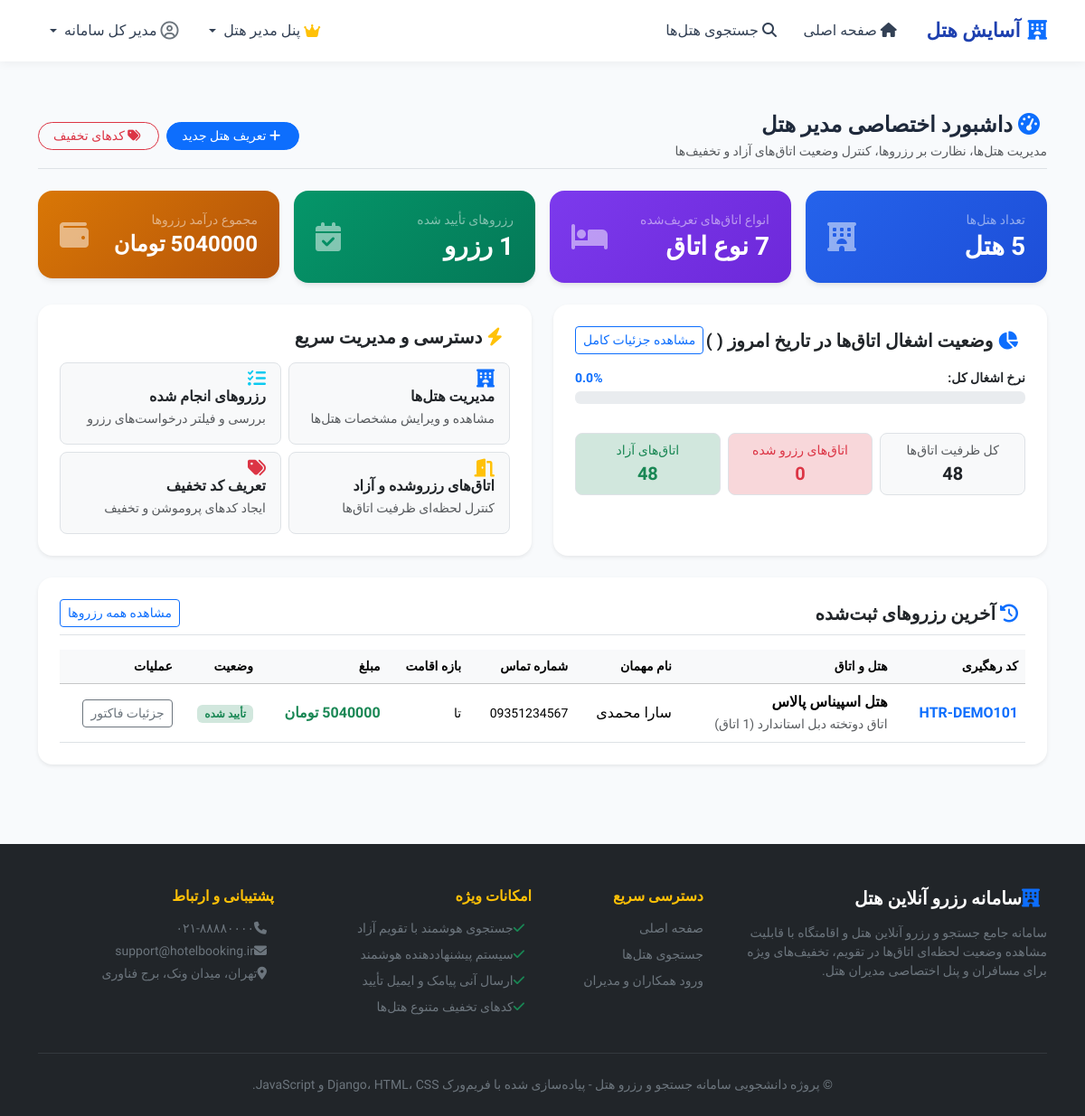
Before: /bookings/manager/ (signed in) with the older database file.
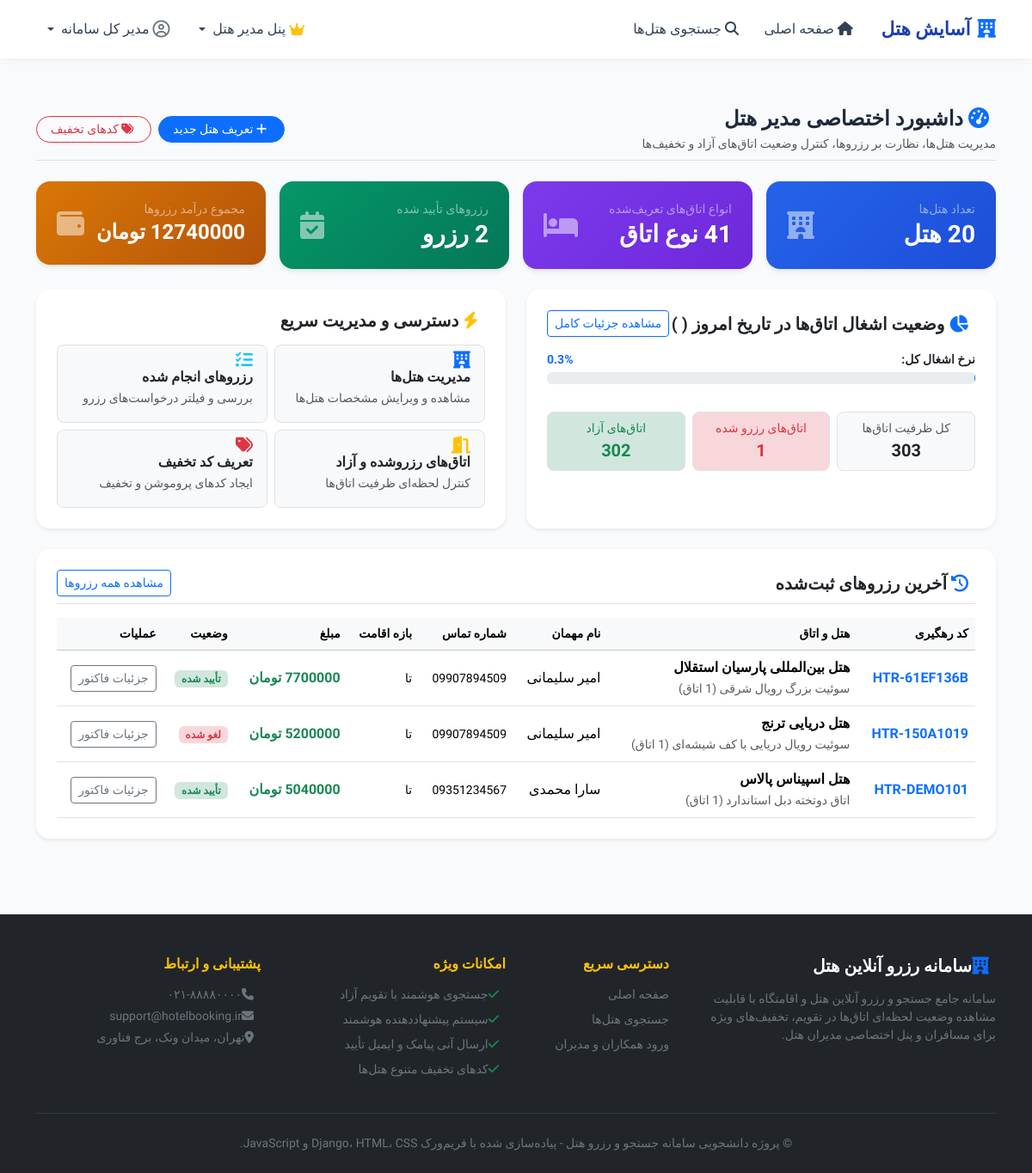
After: the same page with the newer database file.
### bookings/models.py (models this page shows, shortened)
class Booking(models.Model):
    STATUS_CHOICES = (
        ('confirmed', 'تأیید شده'),
        ('cancelled', 'لغو شده'),
        ('completed', 'به پایان رسیده'),
    )
    tracking_code = models.CharField(
        max_length=20,
        unique=True,
        editable=False,
        verbose_name="کد رهگیری رزرو"
    )
    user = models.ForeignKey(
        settings.AUTH_USER_MODEL,
        on_delete=models.CASCADE,
        related_name='bookings',
        verbose_name="کاربر رزرو کننده"
    )
    room_type = models.ForeignKey(
        RoomType,
        on_delete=models.CASCADE,
        related_name='bookings',
        verbose_name="نوع اتاق"
    )
    rooms_count = models.PositiveIntegerField(
        default=1,
        verbose_name="تعداد اتاق درخواستی"
    )
    check_in = models.DateField(verbose_name="تاریخ ورود")
    check_out = models.DateField(verbose_name="تاریخ خروج")
    guest_name = models.CharField(max_length=150, verbose_name="نام و نام خانوادگی مهمان اصلی")
    guest_phone = models.CharField(max_length=20, verbose_name="تلفن همراه مهمان")
    guest_national_id = models.CharField(max_length=20, blank=True, null=True, verbose_name="کد ملی مهمان")
    special_requests = models.TextField(blank=True, null=True, verbose_name="درخواست‌های ویژه")
    nights_count = models.PositiveIntegerField(default=1, verbose_name="تعداد شب‌ها")
    price_per_night = models.DecimalField(max_digits=12, decimal_places=0, verbose_name="قیمت هر شب")
    total_price = models.DecimalField(max_digits=12, decimal_places=0, verbose_name="مبلغ پایه (کل)")
    discount_code = models.ForeignKey(
        DiscountCode,
        on_delete=models.SET_NULL,
        null=True,
        blank=True,
        related_name='bookings',
        verbose_name="کد تخفیف استفاده شده"
    )
    discount_amount = models.DecimalField(
        max_digits=12,
        decimal_places=0,
        default=0,
        verbose_name="مبلغ تخفیف"
    )
    final_price = models.DecimalField(
        max_digits=12,
        decimal_places=0,
        verbose_name="مبلغ نهایی پرداختی"
    )
    status = models.CharField(
        max_length=20,
        choices=STATUS_CHOICES,
        default='confirmed',
        verbose_name="وضعیت رزرو"
    )
    created_at = models.DateTimeField(auto_now_add=True, verbose_name="تاریخ و ساعت ثبت")
    class Meta:
        verbose_name = "رزرو"
        verbose_name_plural = "رزروها"
        ordering = ['-created_at']

### hotels/models.py (models this page shows, shortened)
class RoomType(models.Model):
    hotel = models.ForeignKey(
        Hotel,
        on_delete=models.CASCADE,
        related_name='rooms',
        verbose_name="هتل"
    )
    title = models.CharField(max_length=150, verbose_name="عنوان اتاق")
    capacity = models.PositiveIntegerField(default=2, verbose_name="ظرفیت (نفر)")
    price_per_night = models.DecimalField(
        max_digits=12,
        decimal_places=0,
        verbose_name="قیمت هر شب (تومان)"
    )
    total_rooms = models.PositiveIntegerField(
        default=5,
        verbose_name="تعداد کل این نوع اتاق"
    )
    amenities = models.ManyToManyField(
        Amenity,
        blank=True,
        related_name='rooms',
        verbose_name="امکانات اتاق"
    )
    description = models.TextField(blank=True, verbose_name="توضیحات اتاق")
    image = models.ImageField(upload_to='rooms/', blank=True, null=True, verbose_name="تصویر اتاق")
    created_at = models.DateTimeField(auto_now_add=True, verbose_name="تاریخ ایجاد")
    class Meta:
        verbose_name = "نوع اتاق"
        verbose_name_plural = "انواع اتاق‌ها"
        ordering = ['price_per_night']

class Hotel(models.Model):
    STAR_CHOICES = [(i, f"{i} ستاره") for i in range(1, 6)]
    manager = models.ForeignKey(
        settings.AUTH_USER_MODEL,
        on_delete=models.CASCADE,
        related_name='hotels',
        verbose_name="مدیر هتل"
    )
    name = models.CharField(max_length=200, verbose_name="نام هتل")
    city = models.CharField(max_length=100, verbose_name="شهر")
    address = models.TextField(verbose_name="آدرس دقیق")
    stars = models.PositiveSmallIntegerField(
        choices=STAR_CHOICES,
        default=3,
        verbose_name="تعداد ستاره"
    )
    description = models.TextField(verbose_name="توضیحات و معرفی هتل")
    phone = models.CharField(max_length=30, verbose_name="شماره تماس پذیرش")
    email = models.EmailField(blank=True, null=True, verbose_name="ایمیل هتل")
    image = models.ImageField(upload_to='hotels/', blank=True, null=True, verbose_name="تصویر شاخص هتل")
    latitude = models.FloatField(default=35.6892, verbose_name="عرض جغرافیایی (Latitude)")
    longitude = models.FloatField(default=51.3890, verbose_name="طول جغرافیایی (Longitude)")
    created_at = models.DateTimeField(auto_now_add=True, verbose_name="تاریخ ثبت")
    class Meta:
        verbose_name = "هتل"
        verbose_name_plural = "هتل‌ها"
        ordering = ['-created_at']

### bookings/views.py (the view)
# urls.py: path('manager/', views.manager_dashboard_view, name='manager_dashboard'),
@login_required
@user_passes_test(is_manager, login_url='accounts:login')
def manager_dashboard_view(request):
    hotels = Hotel.objects.filter(manager=request.user) if not request.user.is_superuser else Hotel.objects.all()
    hotel_ids = hotels.values_list('id', flat=True)
    rooms_count = RoomType.objects.filter(hotel_id__in=hotel_ids).count()
    all_bookings = Booking.objects.filter(room_type__hotel_id__in=hotel_ids)
    active_bookings_count = all_bookings.filter(status='confirmed').count()
    total_income = all_bookings.filter(status='confirmed').aggregate(Sum('final_price'))['final_price__sum'] or 0
    recent_bookings = all_bookings.order_by('-created_at')[:6]
    today = timezone.localdate()
    tomorrow = today + timedelta(days=1)
    total_rooms_capacity = RoomType.objects.filter(hotel_id__in=hotel_ids).aggregate(Sum('total_rooms'))['total_rooms__sum'] or 0
    today_booked_count = all_bookings.filter(
        status='confirmed',
        check_in__lte=today,
        check_out__gt=today
    ).aggregate(Sum('rooms_count'))['rooms_count__sum'] or 0
    today_free_count = max(0, total_rooms_capacity - today_booked_count)
    occupancy_rate = round((today_booked_count / total_rooms_capacity) * 100, 1) if total_rooms_capacity > 0 else 0
    context = {
        'hotels': hotels,
        'hotels_count': hotels.count(),
        'rooms_count': rooms_count,
        'active_bookings_count': active_bookings_count,
        'total_income': total_income,
        'today_booked_count': today_booked_count,
        'today_free_count': today_free_count,
        'total_rooms_capacity': total_rooms_capacity,
        'occupancy_rate': occupancy_rate,
        'recent_bookings': recent_bookings,
        'today': today,
    }
    return render(request, 'bookings/manager/dashboard.html', context)

### accounts/models.py (called while the page is built)
    @property
    def is_hotel_manager(self):
        return self.role == 'manager' or self.is_superuser

    @property
    def display_name(self):
        if self.first_name or self.last_name:
            return f"{self.first_name} {self.last_name}".strip()
        return self.username

### bookings/jalali.py (called while the page is built)
def to_persian_digits(text):
    if text is None:
        return ''
    return str(text).translate(PERSIAN_DIGITS_MAP)

def gregorian_to_jalali(dt, format_str='%Y/%m/%d'):
    if not dt:
        return ''
    if isinstance(dt, str):
        parsed = parse_flexible_date(dt)
        if not parsed:
            return dt
        dt = parsed
    if isinstance(dt, datetime.datetime):
        jdate = jdatetime.datetime.fromgregorian(datetime=dt)
        return jdate.strftime(format_str)
    elif isinstance(dt, datetime.date):
        jdate = jdatetime.date.fromgregorian(date=dt)
        return jdate.strftime(format_str)
    return str(dt)

### bookings/templatetags/jalali_tags.py (called while the page is built)
@register.filter(name='to_jalali')
def to_jalali_filter(value):
    if not value:
        return ''
    return gregorian_to_jalali(value)

### bookings/views.py (called while the page is built)
def is_manager(user):
    return user.is_authenticated and (user.is_hotel_manager or user.is_superuser)

### templates/bookings/manager/dashboard.html (shortened to what the changed rows need)
{% extends 'base.html' %}
{% load jalali_tags %}
{% block content %}
<div class="container py-3">
    <div class="row g-3 mb-4">
        <div class="col-md-3">
            <div class="manager-stat-card bg-gradient-blue">
                <div>
                    <h6 class="text-white-50 small mb-1">تعداد هتل‌ها</h6>
                    <h3 class="fw-bold mb-0">{{ hotels_count }} هتل</h3>
                </div>
            </div>
        </div>
        <div class="col-md-3">
            <div class="manager-stat-card bg-gradient-green">
                <div>
                    <h6 class="text-white-50 small mb-1">رزروهای تأیید شده</h6>
                    <h3 class="fw-bold mb-0">{{ active_bookings_count }} رزرو</h3>
                </div>
            </div>
        </div>
        <div class="col-md-3">
            <div class="manager-stat-card bg-gradient-amber">
                <div>
                    <h6 class="text-white-50 small mb-1">مجموع درآمد رزروها</h6>
                    <h4 class="fw-bold mb-0">{{ total_income|floatformat:0 }} تومان</h4>
                </div>
            </div>
        </div>
    </div>
    <div class="row g-4 mb-4">
        <div class="col-lg-6">
            <div class="card border-0 shadow-sm rounded-4 p-4 h-100">
                <div class="mb-3">
                    <div class="d-flex justify-content-between small fw-bold mb-1">
                        <span>نرخ اشغال کل:</span>
                        <span class="text-primary">{{ occupancy_rate }}%</span>
                    </div>
                </div>
                <div class="row g-2 text-center mt-2">
                    <div class="col-4">
                        <div class="p-2 border rounded-3 bg-light">
                            <span class="d-block small text-muted">کل ظرفیت اتاق‌ها</span>
                            <span class="fw-bold fs-5 text-dark">{{ total_rooms_capacity }}</span>
                        </div>
                    </div>
                    <div class="col-4">
                        <div class="p-2 border rounded-3 bg-danger-subtle text-danger">
                            <span class="d-block small">اتاق‌های رزرو شده</span>
                            <span class="fw-bold fs-5">{{ today_booked_count }}</span>
                        </div>
                    </div>
                    <div class="col-4">
                        <div class="p-2 border rounded-3 bg-success-subtle text-success">
                            <span class="d-block small">اتاق‌های آزاد</span>
                            <span class="fw-bold fs-5">{{ today_free_count }}</span>
                        </div>
                    </div>
                </div>
            </div>
        </div>
    </div>
    <div class="card border-0 shadow-sm rounded-4 p-4">
        {% if recent_bookings %}
            <div class="table-responsive">
                <table class="table table-hover align-middle mb-0">
                    <thead class="table-light small">
                        <tr>
                            <th>کد رهگیری</th>
                            <th>هتل و اتاق</th>
                            <th>نام مهمان</th>
                            <th>شماره تماس</th>
                            <th>بازه اقامت</th>
                            <th>مبلغ</th>
                            <th>وضعیت</th>
                            <th>عملیات</th>
                        </tr>
                    </thead>
                    <tbody>
                        {% for b in recent_bookings %}
                            <tr>
                                <td class="fw-bold text-primary">{{ b.tracking_code }}</td>
                                <td>
                                    <div class="fw-semibold">{{ b.room_type.hotel.name }}</div>
                                    <small class="text-muted">{{ b.room_type.title }} ({{ b.rooms_count }} اتاق)</small>
                                </td>
                                <td>{{ b.guest_name }}</td>
                                <td class="small">{{ b.guest_phone }}</td>
                                <td class="small">{{ b.check_in|to_jalali }} تا {{ b.check_out|to_jalali }}</td>
                                <td class="fw-bold text-success">{{ b.final_price|floatformat:0 }} تومان</td>
                                <td>
                                    {% if b.status == 'confirmed' %}
                                        <span class="badge bg-success-subtle text-success">تأیید شده</span>
                                    {% elif b.status == 'cancelled' %}
                                        <span class="badge bg-danger-subtle text-danger">لغو شده</span>
                                    {% else %}
                                        <span class="badge bg-secondary-subtle text-secondary">{{ b.get_status_display }}</span>
                                    {% endif %}
                                </td>
                                <td>
                                    <a href="{% url 'bookings:booking_detail' b.tracking_code %}" class="btn btn-sm btn-outline-secondary">
                                        جزئیات فاکتور
                                    </a>
                                </td>
                            </tr>
                        {% endfor %}
                    </tbody>
                </table>
            </div>
        {% else %}
            <div class="text-center py-4 text-muted">
                هنوز رزروی برای هتل‌های شما ثبت نشده است.
            </div>
        {% endif %}
    </div>
</div>
{% endblock %}

Changed rows visible on the page:
added Booking: tracking_code "HTR-61EF136B", room_type.hotel.name "هتل بین‌المللی پارسیان استقلال", room_type "سوئیت بزرگ رویال شرقی", guest_name "امیر سلیمانی", guest_phone "09907894509", final_price "7700000", status "تأیید شده"
added Booking: tracking_code "HTR-150A1019", room_type.hotel.name "هتل دریایی ترنج", room_type "سوئیت رویال دریایی با کف شیشه‌ای", guest_name "امیر سلیمانی", guest_phone "09907894509", final_price "5200000", status "لغو شده"
Other visible differences:
{{ hotels_count }}: "5" → "20"
{{ active_bookings_count }}: "1" → "2"
{{ total_income|floatformat:0 }}: "5040000" → "12740000"
{{ occupancy_rate }}: "0.0" → "0.3"
{{ total_rooms_capacity }}: "48" → "303"
{{ today_booked_count }}: "0" → "1"
{{ today_free_count }}: "48" → "302"
